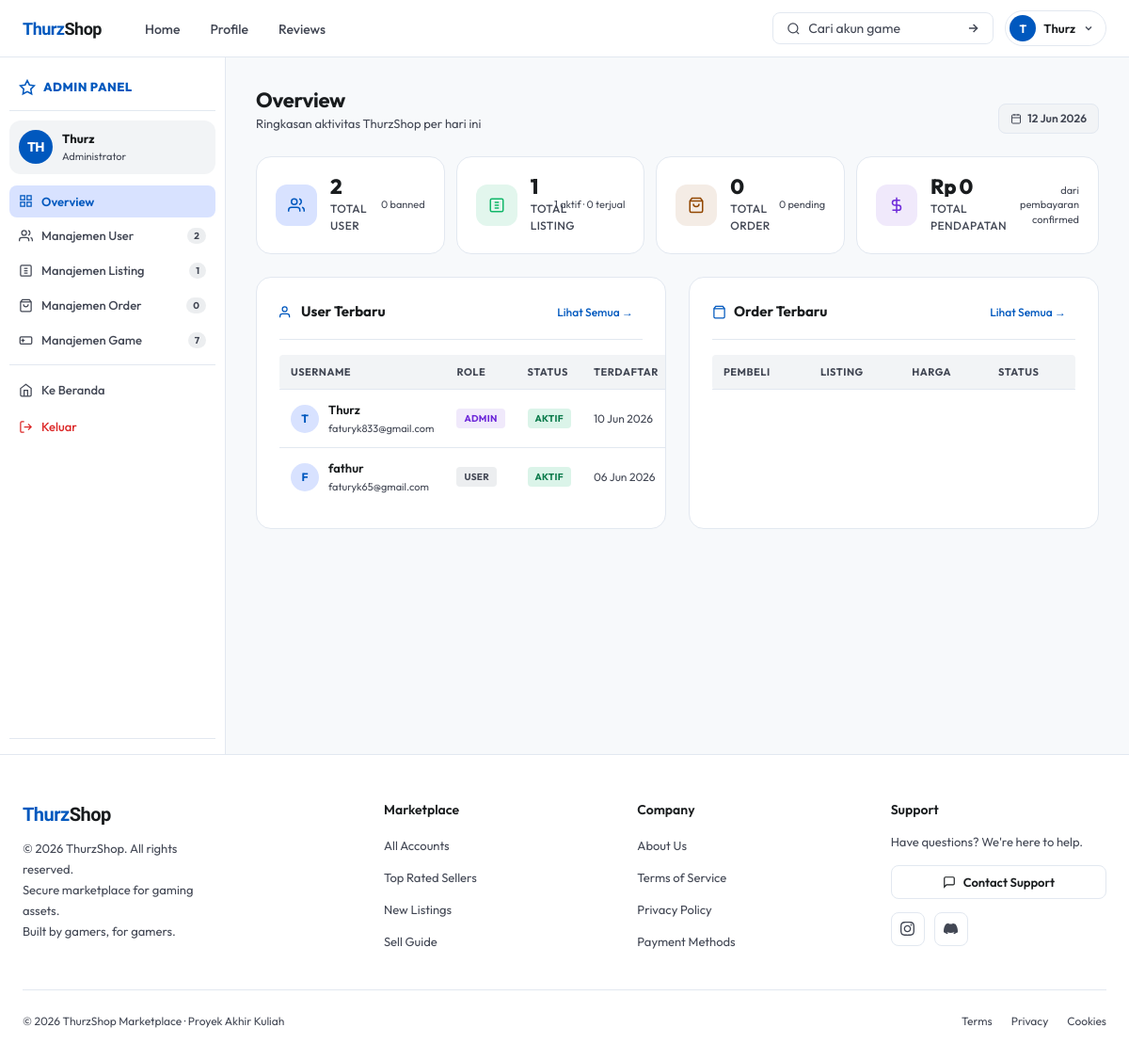
The page /pages/admin/dashboard.php (signed in) on the database its author committed.
### tables this page shows
CREATE TABLE `users` (
  `ID_User` int(11) NOT NULL,
  `username` varchar(50) NOT NULL,
  `email` varchar(100) NOT NULL,
  `password` varchar(255) NOT NULL,
  `full_name` varchar(100) DEFAULT NULL,
  `phone_number` varchar(20) DEFAULT NULL,
  `role` enum('admin','user') NOT NULL DEFAULT 'user',
  `status` enum('active','banned') NOT NULL DEFAULT 'active',
  `created_at` timestamp NOT NULL DEFAULT current_timestamp()
);

### pages/admin/dashboard.php (the view, shortened to what this page needs)
<?php
include '../../includes/db.php';
include '../../includes/header.php';
$total_users    = mysqli_fetch_assoc(mysqli_query($conn, "SELECT COUNT(*) AS c FROM users"))['c'];
$total_listings = mysqli_fetch_assoc(mysqli_query($conn, "SELECT COUNT(*) AS c FROM account_listing"))['c'];
$total_orders   = mysqli_fetch_assoc(mysqli_query($conn, "SELECT COUNT(*) AS c FROM orders"))['c'];
$total_revenue  = (float) mysqli_fetch_assoc(mysqli_query($conn, "SELECT COALESCE(SUM(amount),0) AS s FROM payment WHERE payment_status='confirmed'"))['s'];
$active_listings = mysqli_fetch_assoc(mysqli_query($conn, "SELECT COUNT(*) AS c FROM account_listing WHERE status='ready'"))['c'];
$sold_listings   = mysqli_fetch_assoc(mysqli_query($conn, "SELECT COUNT(*) AS c FROM account_listing WHERE status='sold'"))['c'];
$pending_orders  = mysqli_fetch_assoc(mysqli_query($conn, "SELECT COUNT(*) AS c FROM orders WHERE order_status='pending'"))['c'];
$banned_users    = mysqli_fetch_assoc(mysqli_query($conn, "SELECT COUNT(*) AS c FROM users WHERE status='banned'"))['c'];
$recent_users = mysqli_fetch_all(mysqli_query($conn,
    "SELECT ID_User, username, email, role, status, created_at FROM users ORDER BY created_at DESC LIMIT 10"
), MYSQLI_ASSOC);
$all_games = mysqli_fetch_all(mysqli_query($conn,
    "SELECT g.*, COUNT(al.listing_id) AS listing_count
     FROM games g
     LEFT JOIN account_listing al ON g.id = al.game_id
     GROUP BY g.id
     ORDER BY g.name ASC"
), MYSQLI_ASSOC);
function rupiah(float $n): string {
    return 'Rp ' . number_format($n, 0, ',', '.');
}
function user_badge(string $s): string {
    return match($s) {
        'banned' => '<span class="adm-badge adm-badge--cancelled">Banned</span>',
        default  => '<span class="adm-badge adm-badge--confirmed">Aktif</span>',
    };
}
function role_badge(string $r): string {
    return match($r) {
        'admin' => '<span class="adm-badge adm-badge--admin">Admin</span>',
        default => '<span class="adm-badge adm-badge--user">User</span>',
    };
}
$admin_name = htmlspecialchars($_SESSION['user']['username']);
?>
<link rel="stylesheet" href="<?php echo $base_url; ?>assets/page/css/admindashboard.css" />
<div class="adm-wrapper">
  <aside class="adm-sidebar">
    <div class="adm-sidebar-brand">
      <svg width="18" height="18" fill="none" stroke="currentColor" stroke-width="2" viewBox="0 0 24 24">
        <path d="M12 2l3.09 6.26L22 9.27l-5 4.87 1.18 6.88L12 17.77l-6.18 3.25L7 14.14 2 9.27l6.91-1.01L12 2z"/>
      </svg>
      Admin Panel
    </div>
    <div class="adm-sidebar-admin">
      <div class="adm-sidebar-avatar"><?php echo strtoupper(mb_substr($admin_name, 0, 2)); ?></div>
      <div>
        <div class="adm-sidebar-name"><?php echo $admin_name; ?></div>
        <div class="adm-sidebar-role">Administrator</div>
      </div>
    </div>
    <nav class="adm-nav" aria-label="Admin menu">
      <button class="adm-nav-item active" data-panel="overview">
        <svg width="15" height="15" fill="none" stroke="currentColor" stroke-width="2" viewBox="0 0 24 24"><rect x="3" y="3" width="7" height="7"/><rect x="14" y="3" width="7" height="7"/><rect x="14" y="14" width="7" height="7"/><rect x="3" y="14" width="7" height="7"/></svg>
        Overview
      </button>
      <button class="adm-nav-item" data-panel="users">
        <svg width="15" height="15" fill="none" stroke="currentColor" stroke-width="2" viewBox="0 0 24 24"><path d="M17 21v-2a4 4 0 0 0-4-4H5a4 4 0 0 0-4 4v2"/><circle cx="9" cy="7" r="4"/><path d="M23 21v-2a4 4 0 0 0-3-3.87"/><path d="M16 3.13a4 4 0 0 1 0 7.75"/></svg>
        Manajemen User
        <span class="adm-nav-badge"><?php echo $total_users; ?></span>
      </button>
      <button class="adm-nav-item" data-panel="listings">
        <svg width="15" height="15" fill="none" stroke="currentColor" stroke-width="2" viewBox="0 0 24 24"><path d="M9 12h6M9 16h6M9 8h6M5 3h14a2 2 0 0 1 2 2v14a2 2 0 0 1-2 2H5a2 2 0 0 1-2-2V5a2 2 0 0 1 2-2z"/></svg>
        Manajemen Listing
        <span class="adm-nav-badge"><?php echo $total_listings; ?></span>
      </button>
      <button class="adm-nav-item" data-panel="orders">
        <svg width="15" height="15" fill="none" stroke="currentColor" stroke-width="2" viewBox="0 0 24 24"><path d="M6 2L3 6v14a2 2 0 0 0 2 2h14a2 2 0 0 0 2-2V6l-3-4z"/><line x1="3" y1="6" x2="21" y2="6"/><path d="M16 10a4 4 0 0 1-8 0"/></svg>
        Manajemen Order
        <span class="adm-nav-badge"><?php echo $total_orders; ?></span>
      </button>
      <button class="adm-nav-item" data-panel="games">
        <svg width="15" height="15" fill="none" stroke="currentColor" stroke-width="2" viewBox="0 0 24 24"><rect x="2" y="6" width="20" height="12" rx="2"/><path d="M12 12h.01M7 12h.01M17 12h.01M7 9v6M10 12H4"/></svg>
        Manajemen Game
        <span class="adm-nav-badge"><?php echo count($all_games); ?></span>
      </button>
      <hr class="adm-nav-divider">
      <a href="<?php echo $base_url; ?>index.php" class="adm-nav-item">
        <svg width="15" height="15" fill="none" stroke="currentColor" stroke-width="2" viewBox="0 0 24 24"><path d="M3 9l9-7 9 7v11a2 2 0 0 1-2 2H5a2 2 0 0 1-2-2z"/><polyline points="9 22 9 12 15 12 15 22"/></svg>
        Ke Beranda
      </a>
      <a href="<?php echo $base_url; ?>pages/logout.php" class="adm-nav-item adm-nav-item--danger">
        <svg width="15" height="15" fill="none" stroke="currentColor" stroke-width="2" viewBox="0 0 24 24"><path d="M9 21H5a2 2 0 0 1-2-2V5a2 2 0 0 1 2-2h4M16 17l5-5-5-5M21 12H9"/></svg>
        Keluar
      </a>
    </nav>
  </aside>
  <main class="adm-main">
    <section id="panel-overview" class="adm-panel active">
      <div class="adm-page-header">
        <div>
          <h2 class="adm-page-title">Overview</h2>
          <p class="adm-page-sub">Ringkasan aktivitas ThurzShop per hari ini</p>
        </div>
        <div class="adm-page-header-right">
          <span class="adm-date-badge">
            <svg width="12" height="12" fill="none" stroke="currentColor" stroke-width="2" viewBox="0 0 24 24"><rect x="3" y="4" width="18" height="18" rx="2"/><line x1="16" y1="2" x2="16" y2="6"/><line x1="8" y1="2" x2="8" y2="6"/><line x1="3" y1="10" x2="21" y2="10"/></svg>
            <?php echo date('d M Y'); ?>
          </span>
        </div>
      </div>
      <div class="adm-stats">
        <div class="adm-stat">
          <div class="adm-stat-icon blue">
            <svg width="18" height="18" fill="none" stroke="currentColor" stroke-width="2" viewBox="0 0 24 24"><path d="M17 21v-2a4 4 0 0 0-4-4H5a4 4 0 0 0-4 4v2"/><circle cx="9" cy="7" r="4"/><path d="M23 21v-2a4 4 0 0 0-3-3.87M16 3.13a4 4 0 0 1 0 7.75"/></svg>
          </div>
          <div class="adm-stat-body">
            <div class="adm-stat-value"><?php echo $total_users; ?></div>
            <div class="adm-stat-label">Total User</div>
          </div>
          <div class="adm-stat-sub"><?php echo $banned_users; ?> banned</div>
        </div>
        <div class="adm-stat">
          <div class="adm-stat-icon green">
            <svg width="18" height="18" fill="none" stroke="currentColor" stroke-width="2" viewBox="0 0 24 24"><path d="M9 12h6M9 16h6M9 8h6M5 3h14a2 2 0 0 1 2 2v14a2 2 0 0 1-2 2H5a2 2 0 0 1-2-2V5a2 2 0 0 1 2-2z"/></svg>
          </div>
          <div class="adm-stat-body">
            <div class="adm-stat-value"><?php echo $total_listings; ?></div>
            <div class="adm-stat-label">Total Listing</div>
          </div>
          <div class="adm-stat-sub"><?php echo $active_listings; ?> aktif · <?php echo $sold_listings; ?> terjual</div>
        </div>
        <div class="adm-stat">
          <div class="adm-stat-icon orange">
            <svg width="18" height="18" fill="none" stroke="currentColor" stroke-width="2" viewBox="0 0 24 24"><path d="M6 2L3 6v14a2 2 0 0 0 2 2h14a2 2 0 0 0 2-2V6l-3-4z"/><line x1="3" y1="6" x2="21" y2="6"/><path d="M16 10a4 4 0 0 1-8 0"/></svg>
          </div>
          <div class="adm-stat-body">
            <div class="adm-stat-value"><?php echo $total_orders; ?></div>
            <div class="adm-stat-label">Total Order</div>
          </div>
          <div class="adm-stat-sub"><?php echo $pending_orders; ?> pending</div>
        </div>
        <div class="adm-stat">
          <div class="adm-stat-icon purple">
            <svg width="18" height="18" fill="none" stroke="currentColor" stroke-width="2" viewBox="0 0 24 24"><line x1="12" y1="1" x2="12" y2="23"/><path d="M17 5H9.5a3.5 3.5 0 0 0 0 7h5a3.5 3.5 0 0 1 0 7H6"/></svg>
          </div>
          <div class="adm-stat-body">
            <div class="adm-stat-value"><?php echo rupiah($total_revenue); ?></div>
            <div class="adm-stat-label">Total Pendapatan</div>
          </div>
          <div class="adm-stat-sub">dari pembayaran confirmed</div>
        </div>
      </div>
      <div class="adm-two-col">
        <div class="adm-card">
          <div class="adm-card-header">
            <span class="adm-card-title">
              <svg width="15" height="15" fill="none" stroke="currentColor" stroke-width="2" viewBox="0 0 24 24"><path d="M17 21v-2a4 4 0 0 0-4-4H5a4 4 0 0 0-4 4v2"/><circle cx="9" cy="7" r="4"/></svg>
              User Terbaru
            </span>
            <button class="adm-nav-item adm-link-btn" data-panel="users">Lihat Semua →</button>
          </div>
          <div class="adm-table-wrap">
            <table class="adm-table">
              <thead>
                <tr><th>Username</th><th>Role</th><th>Status</th><th>Terdaftar</th></tr>
              </thead>
              <tbody>
                <?php foreach ($recent_users as $u): ?>
                <tr>
                  <td>
                    <div class="adm-user-cell">
                      <div class="adm-mini-avatar"><?php echo strtoupper(mb_substr($u['username'],0,1)); ?></div>
                      <div>
                        <div class="adm-cell-name"><?php echo htmlspecialchars($u['username']); ?></div>
                        <div class="adm-cell-sub"><?php echo htmlspecialchars($u['email']); ?></div>
                      </div>
                    </div>
                  </td>
                  <td><?php echo role_badge($u['role']); ?></td>
                  <td><?php echo user_badge($u['status']); ?></td>
                  <td class="adm-cell-muted"><?php echo date('d M Y', strtotime($u['created_at'])); ?></td>
                </tr>
                <?php endforeach; ?>
              </tbody>
            </table>
          </div>
        </div>
        <div class="adm-card">
          <div class="adm-card-header">
            <span class="adm-card-title">
              <svg width="15" height="15" fill="none" stroke="currentColor" stroke-width="2" viewBox="0 0 24 24"><path d="M6 2L3 6v14a2 2 0 0 0 2 2h14a2 2 0 0 0 2-2V6l-3-4z"/><line x1="3" y1="6" x2="21" y2="6"/></svg>
              Order Terbaru
            </span>
            <button class="adm-nav-item adm-link-btn" data-panel="orders">Lihat Semua →</button>
          </div>
          <div class="adm-table-wrap">
            <table class="adm-table">
              <thead>
                <tr><th>Pembeli</th><th>Listing</th><th>Harga</th><th>Status</th></tr>
              </thead>
            </table>
          </div>
        </div>
      </div>
    </section>
  </main>
</div>
<?php include '../../includes/footer.php'; ?>

### rows shown on the page
users: username "T", username "Thurz", email "faturyk833@gmail.com", role "ADMIN", status "AKTIF", created_at "10 Jun 2026"
users: username "F", username "fathur", email "faturyk65@gmail.com", role "USER", status "AKTIF", created_at "06 Jun 2026"

### other values the page prints
$nav_initial "T"
$nav_username "Thurz"
mb_substr($admin_name, 0, 2) "TH"
$admin_name "Thurz"
$total_users "2"
$total_listings "1"
$total_orders "0"
count($all_games) "7"
$banned_users "0"
$active_listings "1"
$sold_listings "0"
$pending_orders "0"
rupiah($total_revenue) "Rp 0"
